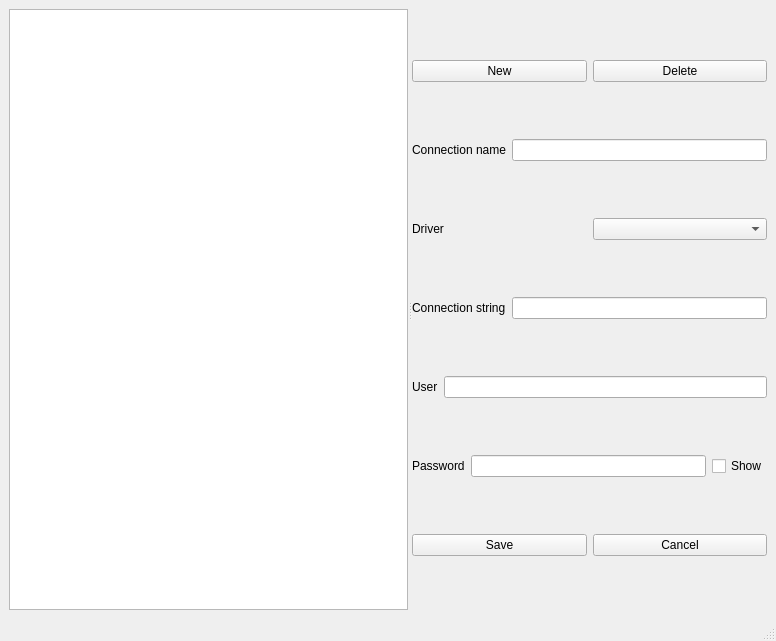
<?xml version="1.0" encoding="UTF-8"?>
<ui version="4.0">
 <class>ConnectionManager</class>
 <widget class="QMainWindow" name="ConnectionManager">
  <property name="geometry">
   <rect>
    <x>0</x>
    <y>0</y>
    <width>776</width>
    <height>641</height>
   </rect>
  </property>
  <property name="windowTitle">
   <string>Connections</string>
  </property>
  <widget class="QWidget" name="centralwidget">
   <layout class="QHBoxLayout" name="horizontalLayout_8">
    <item>
     <widget class="QSplitter" name="splitter">
      <property name="orientation">
       <enum>Qt::Orientation::Horizontal</enum>
      </property>
      <widget class="QListWidget" name="connection_ListWidget"/>
      <widget class="QWidget" name="">
       <layout class="QVBoxLayout" name="verticalLayout">
        <item>
         <layout class="QHBoxLayout" name="horizontalLayout_6">
          <item>
           <widget class="QPushButton" name="new_pushButton">
            <property name="text">
             <string>New</string>
            </property>
           </widget>
          </item>
          <item>
           <widget class="QPushButton" name="Delete_pushButton">
            <property name="text">
             <string>Delete</string>
            </property>
           </widget>
          </item>
         </layout>
        </item>
        <item>
         <layout class="QHBoxLayout" name="horizontalLayout">
          <item>
           <widget class="QLabel" name="conname_label">
            <property name="text">
             <string>Connection name</string>
            </property>
           </widget>
          </item>
          <item>
           <widget class="QLineEdit" name="conname_lineEdit"/>
          </item>
         </layout>
        </item>
        <item>
         <layout class="QHBoxLayout" name="horizontalLayout_2">
          <item>
           <widget class="QLabel" name="driver_label">
            <property name="text">
             <string>Driver</string>
            </property>
           </widget>
          </item>
          <item>
           <widget class="QComboBox" name="driver_comboBox"/>
          </item>
         </layout>
        </item>
        <item>
         <layout class="QHBoxLayout" name="horizontalLayout_3">
          <item>
           <widget class="QLabel" name="constr_label">
            <property name="text">
             <string>Connection string</string>
            </property>
           </widget>
          </item>
          <item>
           <widget class="QLineEdit" name="constr_lineEdit"/>
          </item>
         </layout>
        </item>
        <item>
         <layout class="QHBoxLayout" name="horizontalLayout_4">
          <item>
           <widget class="QLabel" name="user_label">
            <property name="text">
             <string>User</string>
            </property>
           </widget>
          </item>
          <item>
           <widget class="QLineEdit" name="user_lineEdit"/>
          </item>
         </layout>
        </item>
        <item>
         <layout class="QHBoxLayout" name="horizontalLayout_5">
          <item>
           <widget class="QLabel" name="password_label">
            <property name="text">
             <string>Password</string>
            </property>
           </widget>
          </item>
          <item>
           <widget class="QLineEdit" name="password_lineEdit">
            <property name="echoMode">
             <enum>QLineEdit::EchoMode::Password</enum>
            </property>
           </widget>
          </item>
          <item>
           <widget class="QCheckBox" name="showPassword_checkBox">
            <property name="text">
             <string>Show</string>
            </property>
           </widget>
          </item>
         </layout>
        </item>
        <item>
         <layout class="QHBoxLayout" name="horizontalLayout_7">
          <item>
           <widget class="QPushButton" name="save_pushButton">
            <property name="text">
             <string>Save</string>
            </property>
           </widget>
          </item>
          <item>
           <widget class="QPushButton" name="cancel_pushButton">
            <property name="text">
             <string>Cancel</string>
            </property>
           </widget>
          </item>
         </layout>
        </item>
       </layout>
      </widget>
     </widget>
    </item>
   </layout>
  </widget>
  <widget class="QMenuBar" name="menubar">
   <property name="geometry">
    <rect>
     <x>0</x>
     <y>0</y>
     <width>776</width>
     <height>21</height>
    </rect>
   </property>
  </widget>
  <widget class="QStatusBar" name="statusbar"/>
 </widget>
 <resources/>
 <connections/>
</ui>
